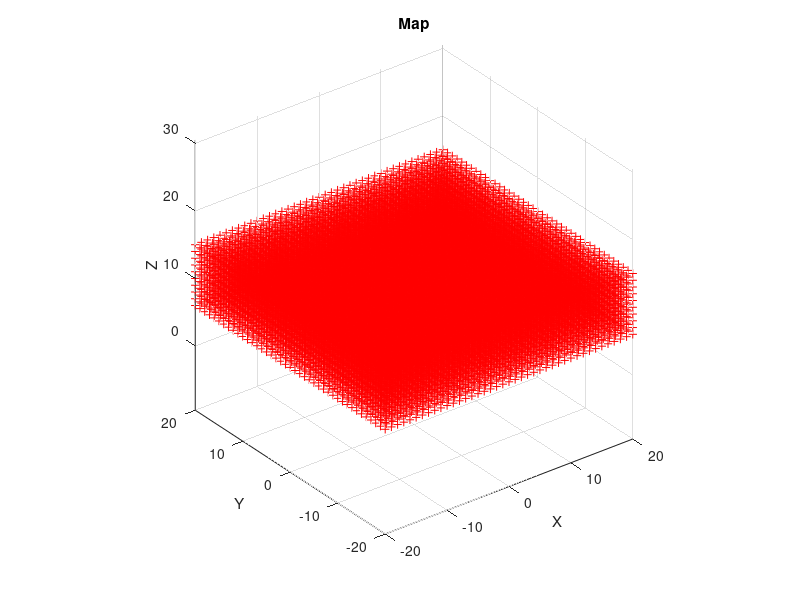

Source code (MATLAB): (Note: this script raises an error after producing the figure.)
%%%%%%%%%%%%%%%%%%%%%%%%%%%
%%%% generate the map for stereo vision in one direction
%%%%%%%%%%%%%%%%%%%%%%%%%%%%%%
%%
clear all
close all
clc

lm_sim_X = [];

%% generate points within a cylinder r=500mm, height=2000mm. 
% lm_num = 4000;
% r = 8000;
% dr = 100* rand(1,lm_num);
% th = 2*pi*rand(1,lm_num);
% lm_x= (r+dr).*cos(th);
% lm_z= linspace(-4000,15000,lm_num);
% lm_y =(r+dr).*sin(th);
% lm_sim_X(1,:) = lm_x;
% lm_sim_X(2,:) = lm_y;
% lm_sim_X(3,:) = lm_z;


% r = 18000;
% ringheight = 800;
% n_per_round = 80;
% th_per_round = linspace(0,2 * pi, n_per_round);
% x_per_round = r * sin(th_per_round);
% y_per_round = r * cos(th_per_round);
% for i=0:ringheight:10000
%     z_per_round = ones(1,n_per_round) * (i);
%     lm_per_round = [x_per_round; y_per_round; z_per_round];
%     lm_sim_X = [lm_sim_X lm_per_round];
% end
% lm_sim_X = lm_sim_X./1000;


%% generate regular straight line points
% r = 4000;%9000;
% height = 1000;
% n_per_round = 80;
% th_per_round = linspace(0,2 * pi, n_per_round);
% x_per_round = r * sin(th_per_round);
% y_per_round = r * cos(th_per_round);
% lm_sim_X = [];
% 
% for i=-20000:height:320000
%     z_per_round = ones(1,n_per_round) * (i);
%     lm_per_round = [x_per_round; z_per_round; y_per_round];
%     lm_sim_X = [lm_sim_X lm_per_round];
% end
% lm_num = size(lm_sim_X,2);
% lm_sim_X = lm_sim_X./1000;



%% Static flat "floor" points

height = 0;
spacing = 1;
limits = 20;

% for i = -limits:spacing:limits
%     for j = -limits:spacing:limits
%         nfeats = [i; j; height];
%         lm_sim_X = [lm_sim_X nfeats];
%     end
% end

for height = 6:spacing:15
    for i = -limits:spacing:limits
        for j = -limits:spacing:limits
            nfeats = [i; j; height];
            lm_sim_X = [lm_sim_X nfeats];
        end
    end
end

%% Plot the feature map for inspection


figure('name','The map for line motion')
plot3( lm_sim_X(1,:),lm_sim_X(2,:),lm_sim_X(3,:),'r+');
grid on
xlabel('X');
ylabel('Y');
zlabel('Z');
grid on,
hold on
% for i=1:lm_num
%     %text(lm_sim_X(1,i)+20,lm_sim_X(2,i)+20,lm_sim_X(3,i)+20,num2str(lm_sim_X(4,i)));
% end
hold on
axis equal;
xlabel('X');
ylabel('Y');
zlabel('Z');
title('Map');


%%%%%%%%%%%%%%%%%%%%%%%%%%%%%%%%%%%%%%%%
% %%trajectory for the camera
% dt = 0.5;
% Tr_N = 840;
% Tr_w = 0.03;
% Tr_r_base = 1250;
% Tr_h = 1000;
% Tr_camera = zeros(3,Tr_N);
% 
% Tr_theta = dt*Tr_w*(0:(Tr_N-1));
% Tr_r = Tr_r_base*ones(1,Tr_N);
% Tr_camera(1,:) = Tr_r.*cos(Tr_theta);
% Tr_camera(2,:) = Tr_r.*sin(Tr_theta);
% Tr_camera(3,:) = Tr_h/(2*pi)*Tr_theta;
% 
% plot3(Tr_camera(1,:),Tr_camera(2,:),Tr_camera(3,:),'->');
% 
% xlabel('X');
% xlabel('X');
% ylabel('Y');
% zlabel('Z');
% grid on,
% hold off

% ylabel('Y');
% zlabel('Z');
% grid on,
% hold off



% randomize the ordering of theses features
lm_sim_X = lm_sim_X(:,randperm(size(lm_sim_X, 2)));

% store the feature in our map object
map.feats=lm_sim_X(1:3,:);
map.nfeats=120;
map.nfeats_valid=length(map.feats);
map.nfeats_per_im=120;
save data_maps/map_02.mat map;



